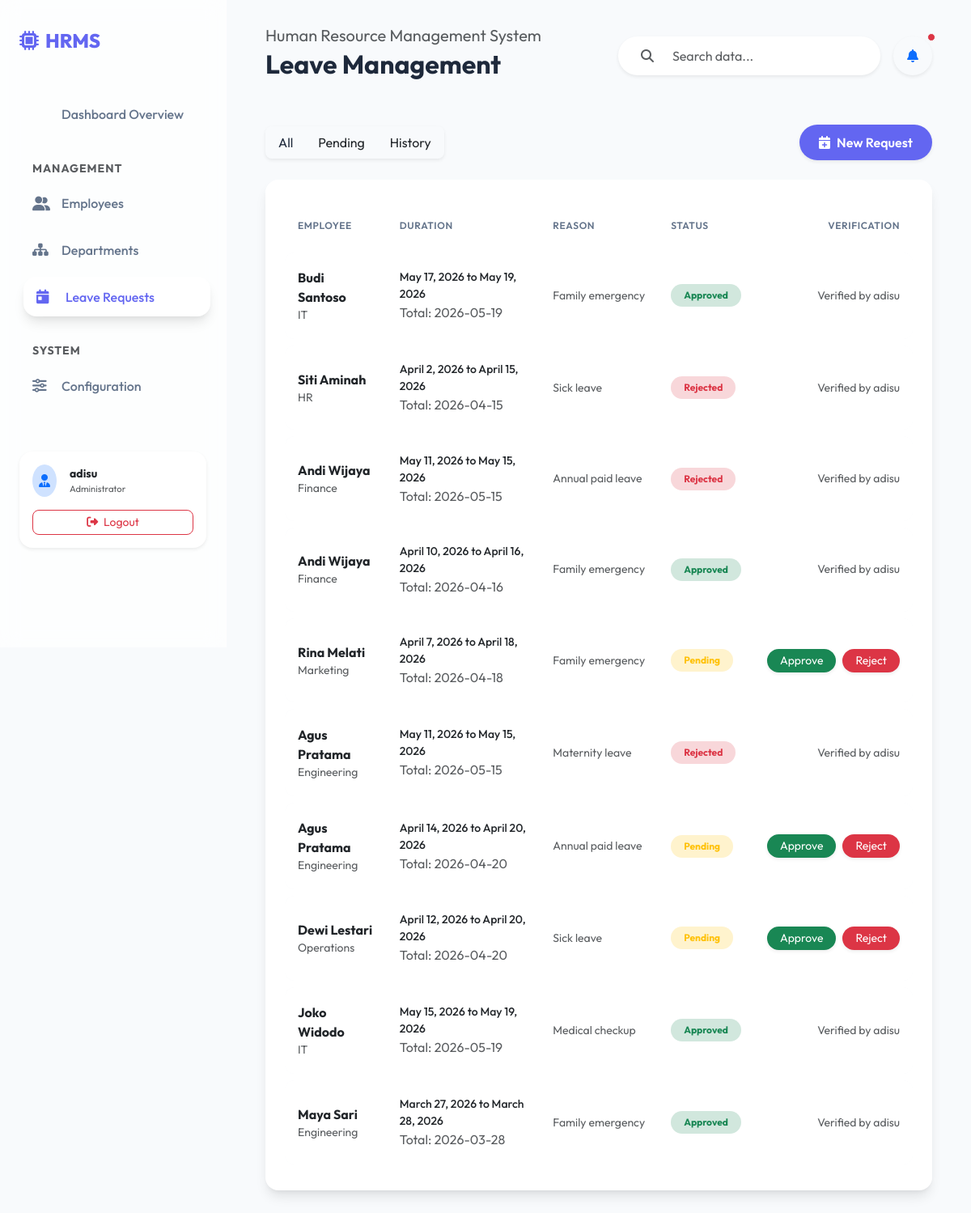
Screenshot of /leaves/ (signed in) with the database file from the repository.
### core/models.py (models this page shows, shortened)
class LeaveRequest(models.Model):
    STATUS_CHOICES = [
        ('pending', 'Pending'),
        ('approved', 'Approved'),
        ('rejected', 'Rejected'),
    ]
    employee = models.ForeignKey(Employee, on_delete=models.CASCADE)
    start_date = models.DateField()
    end_date = models.DateField()
    reason = models.TextField()
    status = models.CharField(max_length=10, choices=STATUS_CHOICES, default='pending')
    approved_by = models.ForeignKey(User, on_delete=models.SET_NULL, null=True, blank=True, related_name='approved_leaves')
    approved_at = models.DateTimeField(null=True, blank=True)

class Employee(models.Model):
    STATUS_CHOICES = [
        ('active', 'Active'),
        ('inactive', 'Inactive'),
    ]
    user = models.OneToOneField(User, on_delete=models.CASCADE, null=True, blank=True)
    full_name = models.CharField(max_length=200)
    email = models.EmailField(unique=True)
    phone = models.CharField(max_length=20, blank=True)
    department = models.ForeignKey(Department, on_delete=models.SET_NULL, null=True)
    date_joined = models.DateField()
    status = models.CharField(max_length=10, choices=STATUS_CHOICES, default='active')

class Department(models.Model):
    name = models.CharField(max_length=100)
    description = models.TextField(blank=True)
    class Meta:
        verbose_name_plural = 'Departments'

### leaves/views.py (the view)
# urls.py: path('', views.LeaveListView.as_view(), name='leave_list'),
class LeaveListView(LoginRequiredMixin, ListView):
    model = LeaveRequest
    template_name = 'leaves/leave_list.html'
    context_object_name = 'leaves'
    paginate_by = 10

### templates/leaves/leave_list.html (shortened to what this page needs)
{% extends 'base.html' %}
{% block page_title %}Leave Management{% endblock %}
{% block content %}
<div class="d-flex justify-content-between align-items-center mb-4">
    <div class="d-flex gap-2">
        <div class="btn-group shadow-sm rounded-3 overflow-hidden">
            <button class="btn btn-white border-0 px-3 py-2 active">All</button>
            <button class="btn btn-white border-0 px-3 py-2">Pending</button>
            <button class="btn btn-white border-0 px-3 py-2">History</button>
        </div>
    </div>
    <a href="/admin/core/leaverequest/add/" class="btn btn-primary rounded-pill px-4 shadow-sm">
        <i class="fas fa-calendar-plus me-2"></i>New Request
    </a>
</div>
<div class="table-container animate-fade-in">
    <table class="table align-middle mb-0">
        <thead>
            <tr>
                <th>Employee</th>
                <th>Duration</th>
                <th>Reason</th>
                <th>Status</th>
                <th class="text-end">Verification</th>
            </tr>
        </thead>
        <tbody>
            {% for leave in leaves %}
            <tr>
                <td>
                    <div class="fw-bold text-dark">{{ leave.employee.full_name }}</div>
                    <div class="text-muted small">{{ leave.employee.department.name|default:"General Staff" }}</div>
                </td>
                <td>
                    <div class="text-dark small fw-medium">{{ leave.start_date }} to {{ leave.end_date }}</div>
                    <div class="text-muted smaller">Total: {{ leave.end_date|safe }}</div>
                </td>
                <td>
                    <div class="text-muted small text-truncate" style="max-width: 200px;" title="{{ leave.reason }}">
                        {{ leave.reason }}
                    </div>
                </td>
                <td>
                    <span class="badge rounded-pill px-3 py-2
                        {% if leave.status == 'approved' %}bg-success-subtle text-success
                        {% elif leave.status == 'pending' %}bg-warning-subtle text-warning
                        {% else %}bg-danger-subtle text-danger{% endif %}">
                        {{ leave.get_status_display }}
                    </span>
                </td>
                <td class="text-end">
                    {% if leave.status == 'pending' %}
                    <div class="d-flex justify-content-end gap-2">
                        <button class="btn btn-success btn-sm rounded-pill px-3 shadow-sm border-0">Approve</button>
                        <button class="btn btn-danger btn-sm rounded-pill px-3 shadow-sm border-0">Reject</button>
                    </div>
                    {% else %}
                    <div class="text-muted small">Verified by {{ leave.approved_by.username|default:"System" }}</div>
                    {% endif %}
                </td>
            </tr>
            {% endfor %}
        </tbody>
    </table>
</div>
{% endblock %}

### templates/base.html (shortened to what this page needs)
{% load static %}
<!doctype html>
<html lang="en">
  <head>
    <link href="https://cdn.jsdelivr.net/npm/bootstrap@5.3.3/dist/css/bootstrap.min.css" rel="stylesheet" />
    <link href="https://cdnjs.cloudflare.com/ajax/libs/font-awesome/6.5.1/css/all.min.css" rel="stylesheet" />
    <link rel="stylesheet" href="{% static 'css/modern.css' %}" />
  </head>
  <body>
    <nav class="sidebar">
      <a href="{% url 'core:dashboard' %}" class="sidebar-logo">
        <i class="fas fa-microchip me-2"></i>
        <span>HRMS</span>
      </a>
      <div class="nav flex-column mt-4">
        <a class="nav-link {% if request.resolver_match.url_name == 'dashboard' %}active{% endif %}" href="{% url 'core:dashboard' %}">
           Dashboard Overview
        </a>
        <div class="text-uppercase text-muted small fw-bold mt-4 mb-2 ps-3" style="letter-spacing: 1px;">Management</div>
        <a class="nav-link {% if request.resolver_match.url_name == 'employee_list' %}active{% endif %}" href="{% url 'core:employee_list' %}">
          <i class="fas fa-user-group"></i> Employees
        </a>
        <a class="nav-link {% if request.resolver_match.url_name == 'department_list' %}active{% endif %}" href="{% url 'core:department_list' %}">
          <i class="fas fa-sitemap"></i> Departments
        </a>
        <a class="nav-link {% if request.resolver_match.app_name == 'leaves' %}active{% endif %}" href="{% url 'leaves:leave_list' %}">
          <i class="fas fa-calendar-day"></i> Leave Requests
        </a>
        <div class="text-uppercase text-muted small fw-bold mt-4 mb-2 ps-3" style="letter-spacing: 1px;">System</div>
        <a class="nav-link" href="/admin/">
          <i class="fas fa-sliders-h"></i> Configuration
        </a>
      </div>
      <div class="mt-auto pt-5">
        {% if user.is_authenticated %}
        <div class="card bg-white border-0 shadow-sm p-3 rounded-4">
          <div class="d-flex align-items-center">
            <div class="bg-primary-subtle text-primary rounded-circle p-2 me-3">
              <i class="fas fa-user-tie"></i>
            </div>
            <div class="overflow-hidden">
              <div class="fw-bold text-truncate small">{{ user.username }}</div>
              <div class="text-muted smaller" style="font-size: 0.7rem;">Administrator</div>
            </div>
          </div>
          <a href="{% url 'logout' %}" class="btn btn-sm btn-outline-danger w-100 mt-3 rounded-3">
            <i class="fas fa-sign-out-alt me-1"></i> Logout
          </a>
        </div>
        {% else %}
        <a href="{% url 'login' %}" class="btn btn-primary w-100 rounded-pill">
          <i class="fas fa-sign-in-alt me-2"></i> Login
        </a>
        {% endif %}
      </div>
    </nav>
    <main>
      <header class="d-flex justify-content-between align-items-center mb-5 animate-fade-in" style="position: relative; z-index: 1050;">
        <div>
          <h5 class="text-muted fw-normal mb-1">Human Resource Management System</h5>
          <h2 class="fw-bold">{% block page_title %}Dashboard{% endblock %}</h2>
        </div>
        <div class="d-flex gap-3">
          <form method="GET" action="" class="input-group bg-white rounded-pill shadow-sm px-3 py-1 border-0">
            <span class="input-group-text bg-transparent border-0"><i class="fas fa-search text-muted"></i></span>
            <input type="text" name="q" class="form-control bg-transparent border-0" placeholder="Search data..." value="{{ request.GET.q }}">
          </form>
          <div class="dropdown">
            <button class="btn btn-white shadow-sm rounded-circle p-3 d-flex align-items-center justify-content-center position-relative" style="width: 48px; height: 48px;" data-bs-toggle="dropdown" aria-expanded="false">
              <i class="fas fa-bell text-primary"></i>
              <span class="position-absolute top-0 start-100 translate-middle p-1 bg-danger border border-light rounded-circle">
              </span>
            </button>
          </div>
        </div>
      </header>
      <div class="content card-container animate-fade-in" style="animation-delay: 0.1s;">
        {% block content %}{% endblock %}
      </div>
    </main>
  </body>
</html>

### static/css/modern.css (style rules this page uses)
:root { --primary: #6366f1; --primary-hover: #4f46e5; --secondary: #a855f7; --accent: #f43f5e; --bg-main: #f8fafc; --bg-card: rgba(255, 255, 255, 0.8); --text-main: #1e293b; --text-muted: #64748b; --sidebar-width: 280px; --glass-bg: rgba(255, 255, 255, 0.7); --glass-border: rgba(255, 255, 255, 0.3); --radius: 16px; --shadow: 0 10px 15px -3px rgba(0, 0, 0, 0.1), 0 4px 6px -2px rgba(0, 0, 0, 0.05); }
body { font-family: 'Outfit', 'Inter', sans-serif; background-color: var(--bg-main); color: var(--text-main); overflow-x: hidden; }
.sidebar { width: var(--sidebar-width); height: 100vh; position: fixed; left: 0; top: 0; background: var(--glass-bg); backdrop-filter: blur(12px); -webkit-backdrop-filter: blur(12px); border-right: 1px solid var(--glass-border); padding: 2rem 1.5rem; z-index: 1000; transition: all 0.3s cubic-bezier(0.4, 0, 0.2, 1); }
.sidebar-logo { font-size: 1.5rem; font-weight: 800; color: var(--primary); display: flex; align-items: center; margin-bottom: 3rem; text-decoration: none; }
.nav-link { color: var(--text-muted); font-weight: 500; padding: 0.8rem 1rem; border-radius: var(--radius); margin-bottom: 0.5rem; transition: all 0.2s ease; display: flex; align-items: center; }
.nav-link:hover, .nav-link.active { background: white; color: var(--primary); box-shadow: var(--shadow); transform: translateX(5px); }
.nav-link i { width: 24px; font-size: 1.1rem; margin-right: 12px; }
main { margin-left: var(--sidebar-width); padding: 2rem 3rem; min-height: 100vh; }
.card { background: var(--glass-bg); backdrop-filter: blur(8px); border: 1px solid var(--glass-border); border-radius: var(--radius); box-shadow: var(--shadow); transition: transform 0.3s ease, box-shadow 0.3s ease; overflow: hidden; }
.table-container { background: white; border-radius: var(--radius); padding: 1.5rem; box-shadow: var(--shadow); overflow: hidden; }
.table { width: 100%; border-collapse: separate; border-spacing: 0 0.5rem; }
.table thead th { background: transparent; color: var(--text-muted); font-weight: 600; text-transform: uppercase; font-size: 0.75rem; letter-spacing: 0.05em; border: none; padding: 1rem; }
.table tbody tr { background: #f8fafc; border-radius: 12px; transition: all 0.2s ease; }
.table td { padding: 1.2rem 1rem; border: none; vertical-align: middle; }
.table td:first-child { border-radius: 12px 0 0 12px; }
.table td:last-child { border-radius: 0 12px 12px 0; }
.btn-primary { background: var(--primary); border: none; padding: 0.6rem 1.5rem; border-radius: 10px; font-weight: 600; transition: all 0.2s ease; }
.animate-fade-in { animation: fadeIn 0.5s ease forwards; }

### rows the page displays
LeaveRequest: employee.full_name "Budi Santoso", employee.department.name "IT", start_date "May 17, 2026", end_date "May 19, 2026", end_date "2026-05-19", reason "Family emergency", status "Approved", approved_by.username "adisu"
LeaveRequest: employee.full_name "Siti Aminah", employee.department.name "HR", start_date "April 2, 2026", end_date "April 15, 2026", end_date "2026-04-15", reason "Sick leave", status "Rejected", approved_by.username "adisu"
LeaveRequest: employee.full_name "Andi Wijaya", employee.department.name "Finance", start_date "May 11, 2026", end_date "May 15, 2026", end_date "2026-05-15", reason "Annual paid leave", status "Rejected", approved_by.username "adisu"
LeaveRequest: employee.full_name "Andi Wijaya", employee.department.name "Finance", start_date "April 10, 2026", end_date "April 16, 2026", end_date "2026-04-16", reason "Family emergency", status "Approved", approved_by.username "adisu"
LeaveRequest: employee.full_name "Rina Melati", employee.department.name "Marketing", start_date "April 7, 2026", end_date "April 18, 2026", end_date "2026-04-18", reason "Family emergency", status "Pending", shows "Approve"
LeaveRequest: employee.full_name "Agus Pratama", employee.department.name "Engineering", start_date "May 11, 2026", end_date "May 15, 2026", end_date "2026-05-15", reason "Maternity leave", status "Rejected", approved_by.username "adisu"
LeaveRequest: employee.full_name "Agus Pratama", employee.department.name "Engineering", start_date "April 14, 2026", end_date "April 20, 2026", end_date "2026-04-20", reason "Annual paid leave", status "Pending", shows "Approve"
LeaveRequest: employee.full_name "Dewi Lestari", employee.department.name "Operations", start_date "April 12, 2026", end_date "April 20, 2026", end_date "2026-04-20", reason "Sick leave", status "Pending", shows "Approve"
LeaveRequest: employee.full_name "Joko Widodo", employee.department.name "IT", start_date "May 15, 2026", end_date "May 19, 2026", end_date "2026-05-19", reason "Medical checkup", status "Approved", approved_by.username "adisu"
LeaveRequest: employee.full_name "Maya Sari", employee.department.name "Engineering", start_date "March 27, 2026", end_date "March 28, 2026", end_date "2026-03-28", reason "Family emergency", status "Approved", approved_by.username "adisu"

### other values shown
{{ user.username }} "adisu"
